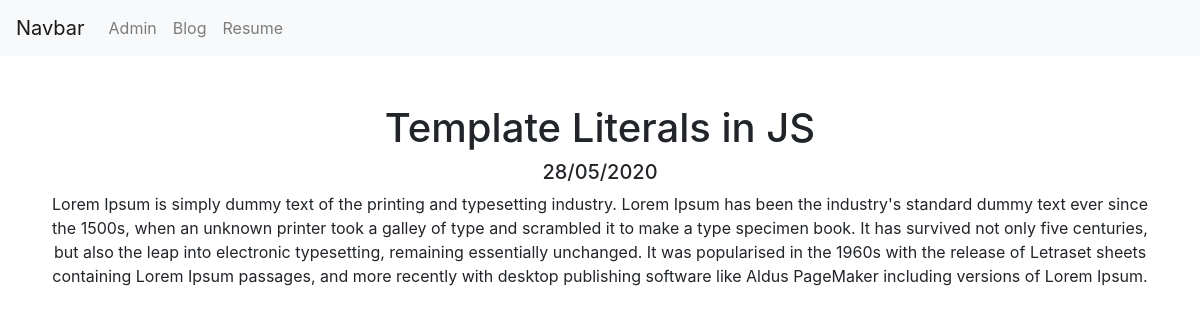
The app's page /blog/4/ with its own data.
### blog/models.py (models this page shows, shortened)
class Posts(models.Model):
  title = models.CharField(max_length=100)
  date = models.DateField()
  body = models.TextField()

### blog/views.py (the view)
# urls.py: path('<int:blog_id>/', views.detail, name='detail'),
def detail(request, blog_id):
  blog = get_object_or_404(Posts, pk=blog_id)
  return render(request, 'blog/detail.html', {'id': blog})

### blog/templates/blog/detail.html
{% extends 'portfolio/base.html' %}
{% block content %}
<div class="container text-center mt-5">
  <h1>{{ id.title }}</h1>
  <h5>{{ id.date|date:'d/m/Y' }}</h5>
  <p>{{ id.body }}</p>
</div>
{% endblock %}

### records on screen
Posts: title "Template Literals in JS", date "28/05/2020", body "Lorem Ipsum is simply dummy text of the printing and typesetting industry. Lorem Ipsum has been the industry's standard dummy text ever since the 1500s, when an unknown printer took a galley of type and scrambled it to make a type specimen book. It has survived not only five centuries, but also the leap into electronic typesetting, remaining essentially unchanged. It was popularised in the 1960s with the release of Letraset sheets containing Lorem Ipsum passages, and more recently with desktop publishing software like Aldus PageMaker including versions of Lorem Ipsum."
